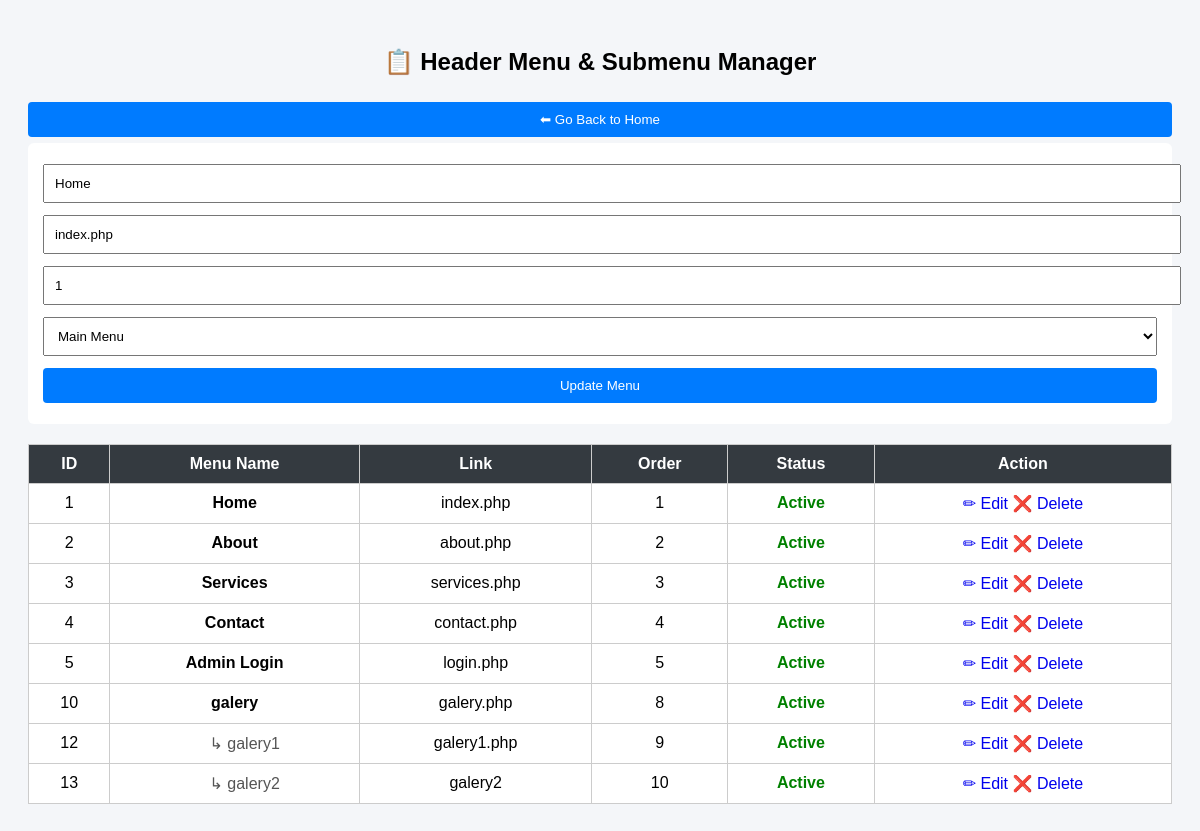
The page /manage_header.php?edit=1 on the database its author committed.
### tables this page shows
CREATE TABLE `header_menu` (
  `id` int(11) NOT NULL,
  `menu_name` varchar(100) NOT NULL,
  `menu_link` varchar(150) NOT NULL,
  `menu_order` int(11) DEFAULT 0,
  `status` tinyint(1) DEFAULT 1,
  `parent_id` int(11) DEFAULT 0
);

### manage_header.php (the view, shortened to what this page needs)
<?php
include 'conn.php';
$editData = null;
if (isset($_GET['edit'])) {
    $id = (int)$_GET['edit'];
    $res = mysqli_query($conn, "SELECT * FROM header_menu WHERE id=$id");
    $editData = mysqli_fetch_assoc($res);
}
?>
<!DOCTYPE html>
<html>
<head>
</head>
<body>
<h2>📋 Header Menu & Submenu Manager</h2>
<a href="admin_dashboard.php">
<button type="button">⬅ Go Back to Home</button>
</a>
<form method="post">
<input type="text" name="menu_name" placeholder="Menu Name"
value="<?= $editData['menu_name'] ?? '' ?>" required>
<input type="text" name="menu_link" placeholder="Menu Link (about.php or #)"
value="<?= $editData['menu_link'] ?? '' ?>" required>
<input type="number" name="menu_order" placeholder="Menu Order"
value="<?= $editData['menu_order'] ?? '' ?>" required>
<select name="parent_id">
<option value="0">Main Menu</option>
</select>
<button name="save">
<?= $editData ? 'Update Menu' : 'Add Menu' ?>
</button>
</form>
<table>
<tr>
<th>ID</th>
<th>Menu Name</th>
<th>Link</th>
<th>Order</th>
<th>Status</th>
<th>Action</th>
</tr>
<?php
$menus = mysqli_query($conn, "SELECT * FROM header_menu WHERE parent_id=0 ORDER BY menu_order ASC");
while ($row = mysqli_fetch_assoc($menus)) {
?>
<tr>
<td><?= $row['id'] ?></td>
<td><strong><?= htmlspecialchars($row['menu_name']) ?></strong></td>
<td><?= $row['menu_link'] ?></td>
<td><?= $row['menu_order'] ?></td>
<td>
<?php if ($row['status']) { ?>
<a class="active" href="?id=<?= $row['id'] ?>&status=0">Active</a>
<?php } else { ?>
<a class="inactive" href="?id=<?= $row['id'] ?>&status=1">Inactive</a>
<?php } ?>
</td>
<td>
<a href="?edit=<?= $row['id'] ?>">✏ Edit</a>
<a href="?delete=<?= $row['id'] ?>" onclick="return confirm('Delete menu & submenus?')">❌ Delete</a>
</td>
</tr>
<?php
$subs = mysqli_query($conn, "SELECT * FROM header_menu WHERE parent_id={$row['id']} ORDER BY menu_order ASC");
while ($sub = mysqli_fetch_assoc($subs)) {
?>
<tr>
<td><?= $sub['id'] ?></td>
<td class="sub">↳ <?= htmlspecialchars($sub['menu_name']) ?></td>
<td><?= $sub['menu_link'] ?></td>
<td><?= $sub['menu_order'] ?></td>
<td>
<?php if ($sub['status']) { ?>
<a class="active" href="?id=<?= $sub['id'] ?>&status=0">Active</a>
<?php } else { ?>
<a class="inactive" href="?id=<?= $sub['id'] ?>&status=1">Inactive</a>
<?php } ?>
</td>
<td>
<a href="?edit=<?= $sub['id'] ?>">✏ Edit</a>
<a href="?delete=<?= $sub['id'] ?>" onclick="return confirm('Delete submenu?')">❌ Delete</a>
</td>
</tr>
<?php } } ?>
</table>
</body>
</html>

### manage_header.php (style rules this page uses)
body { font-family:Arial;background:#f4f6f9;padding:20px }
h2 { text-align:center }
form { background:#fff;padding:15px;border-radius:6px;margin-bottom:20px }
input,select,button { padding:10px;margin:6px 0;width:100% }
button { background:#007bff;color:#fff;border:none;border-radius:4px }
table { width:100%;background:#fff;border-collapse:collapse }
th,td { border:1px solid #ccc;padding:10px;text-align:center }
th { background:#343a40;color:#fff }
a { text-decoration:none }
.active { color:green;font-weight:bold }
.sub { padding-left:30px;color:#555 }

### rows shown on the page
header_menu: menu_name "Home", menu_link "index.php", menu_order "1", id "1"
header_menu: id "2", menu_name "About", menu_link "about.php", menu_order "2"
header_menu: id "3", menu_name "Services", menu_link "services.php", menu_order "3"
header_menu: id "4", menu_name "Contact", menu_link "contact.php", menu_order "4"
header_menu: id "5", menu_name "Admin Login", menu_link "login.php", menu_order "5"
header_menu: id "10", menu_name "galery", menu_link "galery.php", menu_order "8"
header_menu: id "12", menu_name "galery1", menu_link "galery1.php", menu_order "9"
header_menu: id "13", menu_name "galery2", menu_link "galery2", menu_order "10"
